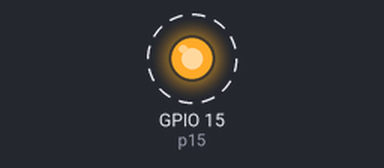
The program below on a simulated ESP32 board running MicroPython. On the bench: output pins drawn as LEDs (lit = HIGH). Dashed ring = blinking. At 4.0 s the program stops and its outputs stay as they are.

Above: at 0.1 s.
Timing chart, 0 to 3.0 s (numbered marks = the images above):
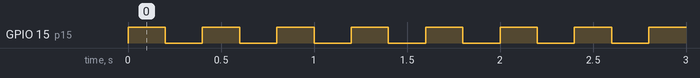

Measured:
- by itself, GPIO 15 (p15): alternates HIGH for 0.20 s and LOW for 0.20 s, 21 changes in all, then stays HIGH

The program:

24.1-_____.py
```python
from machine import Pin
import time


p15 = Pin(15, Pin.OUT)

for i in range(10):
    p15.value(1)  # 不响
    time.sleep(0.2)
    p15.value(0)  # 响
    time.sleep(0.2)

p15.value(1)  # 关闭
```
